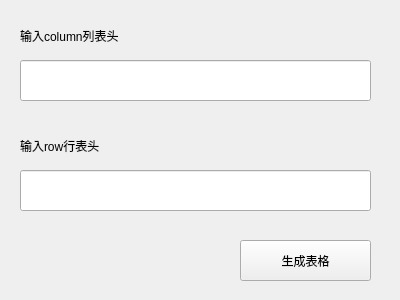
<?xml version="1.0" encoding="UTF-8"?>
<ui version="4.0">
 <class>inputTableHeader</class>
 <widget class="QWidget" name="inputTableHeader">
  <property name="geometry">
   <rect>
    <x>0</x>
    <y>0</y>
    <width>400</width>
    <height>300</height>
   </rect>
  </property>
  <property name="windowTitle">
   <string>Form</string>
  </property>
  <widget class="QLabel" name="label">
   <property name="geometry">
    <rect>
     <x>20</x>
     <y>20</y>
     <width>331</width>
     <height>31</height>
    </rect>
   </property>
   <property name="text">
    <string>输入column列表头</string>
   </property>
  </widget>
  <widget class="QLineEdit" name="Coledit">
   <property name="geometry">
    <rect>
     <x>20</x>
     <y>60</y>
     <width>351</width>
     <height>41</height>
    </rect>
   </property>
  </widget>
  <widget class="QLineEdit" name="Rowedit">
   <property name="geometry">
    <rect>
     <x>20</x>
     <y>170</y>
     <width>351</width>
     <height>41</height>
    </rect>
   </property>
   <property name="text">
    <string/>
   </property>
  </widget>
  <widget class="QLabel" name="label_2">
   <property name="geometry">
    <rect>
     <x>20</x>
     <y>130</y>
     <width>331</width>
     <height>31</height>
    </rect>
   </property>
   <property name="text">
    <string>输入row行表头</string>
   </property>
  </widget>
  <widget class="QPushButton" name="btnGenerate">
   <property name="geometry">
    <rect>
     <x>240</x>
     <y>240</y>
     <width>131</width>
     <height>41</height>
    </rect>
   </property>
   <property name="text">
    <string>生成表格</string>
   </property>
  </widget>
 </widget>
 <resources/>
 <connections/>
</ui>
